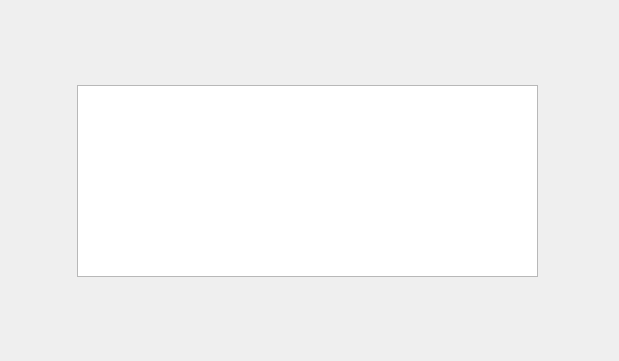
<?xml version="1.0" encoding="UTF-8"?>
<ui version="4.0">
 <class>UserList</class>
 <widget class="QWidget" name="UserList">
  <property name="geometry">
   <rect>
    <x>0</x>
    <y>0</y>
    <width>619</width>
    <height>361</height>
   </rect>
  </property>
  <property name="windowTitle">
   <string>Form</string>
  </property>
  <widget class="QTextBrowser" name="textShow">
   <property name="geometry">
    <rect>
     <x>77</x>
     <y>85</y>
     <width>461</width>
     <height>192</height>
    </rect>
   </property>
  </widget>
 </widget>
 <resources/>
 <connections/>
</ui>
